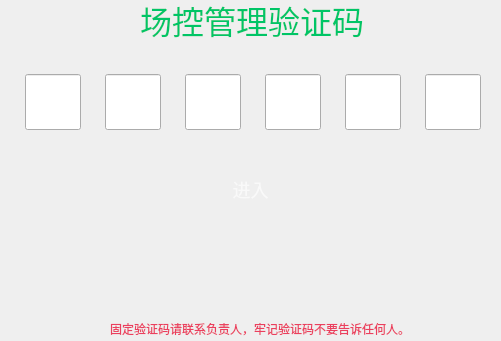
<?xml version="1.0" encoding="UTF-8"?>
<ui version="4.0">
 <class>GBSBizLiveGuarderAuth</class>
 <widget class="QWidget" name="GBSBizLiveGuarderAuth">
  <property name="geometry">
   <rect>
    <x>0</x>
    <y>0</y>
    <width>501</width>
    <height>341</height>
   </rect>
  </property>
  <property name="windowTitle">
   <string>Form</string>
  </property>
  <widget class="QWidget" name="lgAuthCodeWidget" native="true">
   <property name="geometry">
    <rect>
     <x>0</x>
     <y>0</y>
     <width>501</width>
     <height>341</height>
    </rect>
   </property>
   <widget class="QLabel" name="label">
    <property name="geometry">
     <rect>
      <x>110</x>
      <y>320</y>
      <width>293</width>
      <height>17</height>
     </rect>
    </property>
    <property name="styleSheet">
     <string notr="true">color: #EB3F5E;
size:14px
</string>
    </property>
    <property name="text">
     <string>固定验证码请联系负责人，牢记验证码不要告诉任何人。</string>
    </property>
   </widget>
   <widget class="QLineEdit" name="lePassword2">
    <property name="geometry">
     <rect>
      <x>185</x>
      <y>74</y>
      <width>56</width>
      <height>56</height>
     </rect>
    </property>
   </widget>
   <widget class="QLineEdit" name="lePassword3">
    <property name="geometry">
     <rect>
      <x>265</x>
      <y>74</y>
      <width>56</width>
      <height>56</height>
     </rect>
    </property>
   </widget>
   <widget class="QLineEdit" name="lePassword4">
    <property name="geometry">
     <rect>
      <x>345</x>
      <y>74</y>
      <width>56</width>
      <height>56</height>
     </rect>
    </property>
   </widget>
   <widget class="QPushButton" name="pushButton">
    <property name="geometry">
     <rect>
      <x>0</x>
      <y>160</y>
      <width>501</width>
      <height>58</height>
     </rect>
    </property>
    <property name="styleSheet">
     <string notr="true">background: qlineargradient(spread:pad, x1:0, y1:1, x2:0, y2:0, 
stop:0 #000000, stop:0.525 #434343, stop:1 #000000); 
border-radius: 24px;
font-size:18px;
color:#F9F9F9;</string>
    </property>
    <property name="text">
     <string>进入</string>
    </property>
   </widget>
   <widget class="QLineEdit" name="lePassword1">
    <property name="geometry">
     <rect>
      <x>105</x>
      <y>74</y>
      <width>56</width>
      <height>56</height>
     </rect>
    </property>
   </widget>
   <widget class="QLabel" name="lblResetPassword">
    <property name="geometry">
     <rect>
      <x>200</x>
      <y>260</y>
      <width>133</width>
      <height>26</height>
     </rect>
    </property>
    <property name="styleSheet">
     <string notr="true">font-size:18px</string>
    </property>
    <property name="text">
     <string/>
    </property>
   </widget>
   <widget class="QLabel" name="label_2">
    <property name="geometry">
     <rect>
      <x>140</x>
      <y>0</y>
      <width>225</width>
      <height>40</height>
     </rect>
    </property>
    <property name="styleSheet">
     <string notr="true">color: #00C566;
font-size:32px
</string>
    </property>
    <property name="text">
     <string>场控管理验证码</string>
    </property>
   </widget>
   <widget class="QLineEdit" name="lePassword0">
    <property name="geometry">
     <rect>
      <x>25</x>
      <y>74</y>
      <width>56</width>
      <height>56</height>
     </rect>
    </property>
   </widget>
   <widget class="QLineEdit" name="lePassword5">
    <property name="geometry">
     <rect>
      <x>425</x>
      <y>74</y>
      <width>56</width>
      <height>56</height>
     </rect>
    </property>
   </widget>
  </widget>
 </widget>
 <resources/>
 <connections/>
</ui>
